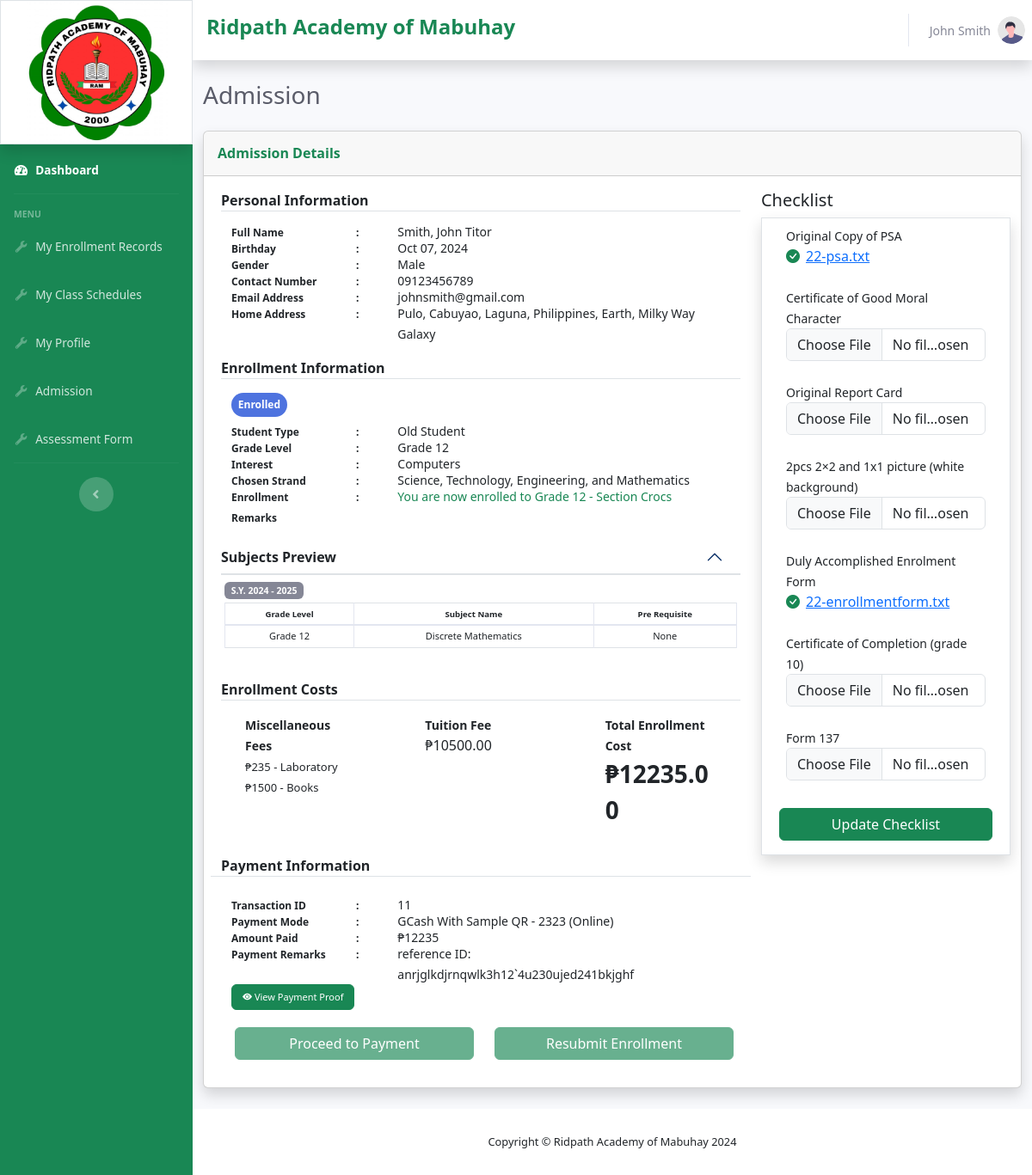
Page /student/admission.php (signed in) on the earlier database version.
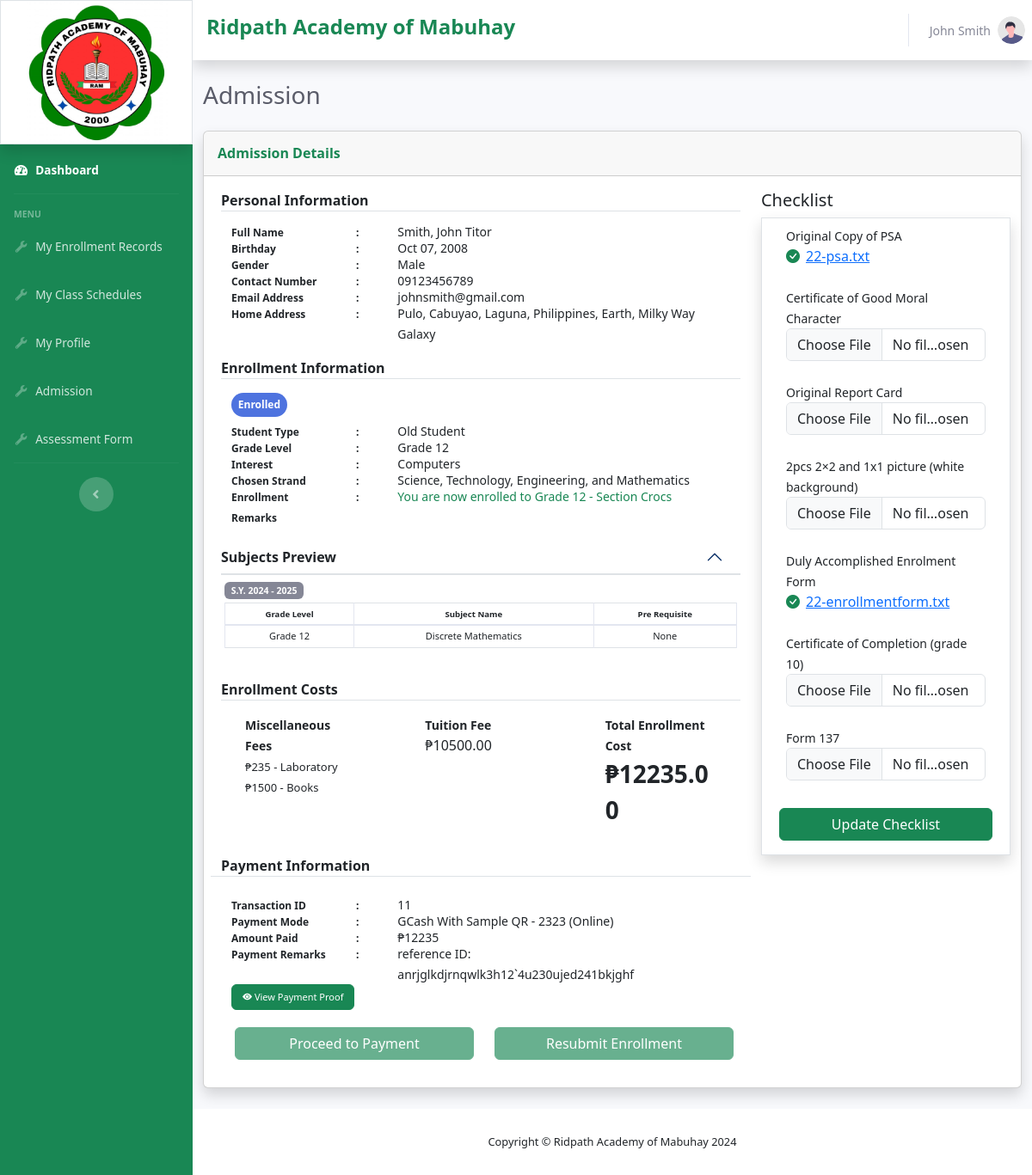
Same page on the later database version.
### tables this page shows
CREATE TABLE `students` (
  `tempID` int(254) NOT NULL,
  `firstname` varchar(100) NOT NULL,
  `middlename` varchar(100) NOT NULL,
  `lastname` varchar(100) NOT NULL,
  `birthday` varchar(20) NOT NULL,
  `gender` varchar(10) NOT NULL,
  `address` varchar(500) NOT NULL,
  `email` varchar(100) NOT NULL,
  `contactnumber` varchar(100) NOT NULL,
  `studentnumber` varchar(100) NOT NULL,
  `password` varchar(254) NOT NULL,
  `userRole` int(10) NOT NULL,
  `isassignedtosection` int(2) NOT NULL DEFAULT 0,
  `isactive` varchar(10) NOT NULL,
  `profileimgurl` varchar(400) NOT NULL
);

CREATE TABLE `enrollmentstatus` (
  `statusID` int(254) NOT NULL,
  `statusname` varchar(254) NOT NULL
);

CREATE TABLE `studenttype` (
  `studentTypeID` int(10) NOT NULL,
  `studenttypedescription` varchar(200) NOT NULL
);

CREATE TABLE `enrollmentrecords` (
  `enrollmentID` int(254) NOT NULL,
  `studentID` int(254) NOT NULL,
  `strandID` int(254) NOT NULL,
  `enrollmentStatusID` int(254) NOT NULL,
  `studentTypeID` int(10) NOT NULL,
  `schoolYearID` int(254) NOT NULL,
  `transactionID` int(254) NOT NULL,
  `gradelevel` varchar(5) NOT NULL,
  `interest` varchar(254) NOT NULL,
  `enrollmentremarks` varchar(500) NOT NULL
);

CREATE TABLE `strands` (
  `strandID` int(254) NOT NULL,
  `strandname` varchar(254) NOT NULL,
  `abbreviation` varchar(254) NOT NULL,
  `isactive` varchar(10) NOT NULL
);

CREATE TABLE `tuitionfees` (
  `tuitionID` int(254) NOT NULL,
  `strandID` int(254) NOT NULL,
  `amount` int(254) NOT NULL
);

### student/admission.php (the view, shortened to what the changed rows need)
<?php
require '../shared/header_student.php';
$tempid = $_SESSION['user_id'];
$fetchQuery = "SELECT * FROM students ST
LEFT JOIN enrollmentrecords ER ON ST.tempID = ER.studentID
LEFT JOIN enrollmentstatus ES ON ER.enrollmentStatusID = ES.statusID
LEFT JOIN strands SD ON SD.strandID = ER.strandID
LEFT JOIN tuitionfees TF ON TF.strandID = SD.strandID
LEFT JOIN studenttype SP ON ER.studentTypeID = SP.studentTypeID
WHERE ST.tempID = '$tempid'";
$fetchedData = mysqli_query($conn, $fetchQuery);
$DataArray = mysqli_fetch_assoc($fetchedData);
$firstname = $DataArray['firstname'];
$middlename = $DataArray['middlename'];
$lastname = $DataArray['lastname'];
$email = $DataArray['email'];
$contactnumber = $DataArray['contactnumber'];
$strandname = $DataArray['strandname'];
$tuitionfee = $DataArray['amount'];
$enrollmentstatus = ($DataArray['statusname'] != null) ? $DataArray['statusname'] : "Not Enrolled";
$studenttype = $DataArray['studenttypedescription'];
$interest = $DataArray['interest'];
$gradelevel = $DataArray['gradelevel'];
$gender = $DataArray['gender'];
$birthday = date('M d, Y', strtotime($DataArray['birthday']));
$address = ($DataArray['address'] != null ) ? $DataArray['address']  : 'Not yet defined';
$enrollmentremarks = $DataArray['enrollmentremarks'];
$hide = '';
?>
<div class="container-fluid">
    <div class="d-sm-flex align-items-center justify-content-between mb-4">
        <h1 class="h3 mb-0 text-gray-800">Admission</h1>
    </div>
    <div class="row">
            <div class="col-xl-12 col-lg-12">
                <div class="card shadow mb-4">
                    <div class="row">
                        <div class="card-body">
                                <div class="row w-100 mx-1 bg-white"  <?php echo $hide; ?>>
                                    <div class="col-8">
                                        <div class="container-fluid mb-1">
                                            <div class="row w-100" style="margin-top: -5px;">
                                                <div class="col-8">
                                                    <small><?php echo $lastname.', '.$firstname.' '.$middlename; ?></small>
                                                </div>
                                            </div>
                                            <div class="row w-100" style="margin-top: -5px;">
                                                <div class="col-8">
                                                <small><?php echo $birthday; ?></small>
                                                </div>
                                            </div>
                                            <div class="row w-100" style="margin-top: -5px;">
                                                <div class="col-8">
                                                <small><?php echo $gender; ?></small>
                                                </div>
                                            </div>
                                            <div class="row w-100" style="margin-top: -5px;">
                                                <div class="col-8">
                                                <small><?php echo $contactnumber; ?></small>
                                                </div>
                                            </div>
                                            <div class="row w-100" style="margin-top: -5px;">
                                                <div class="col-8">
                                                    <small><?php echo $email; ?></small>
                                                </div>
                                            </div>
                                            <div class="row w-100" style="margin-top: -5px;">
                                                <div class="col-8">
                                                <small><?php echo $address; ?></small>
                                                </div>
                                            </div>
                                        </div>
                                        <div class="container mb-1">
                                            <div class="row w-100">
                                                <div class="col">
                                                    <span class="badge badge-primary py-0" style="border-radius: 15px;"><p class="fw-bold text-white text-center my-2"><?php echo $enrollmentstatus; ?></p></span>
                                                </div>
                                            </div>
                                            <div class="row w-100 mt-1">
                                                <div class="col-8">
                                                    <small><?php echo $studenttype; ?></small>
                                                </div>
                                            </div>
                                            <div class="row w-100" style="margin-top: -5px;">
                                                <div class="col-8">
                                                    <small><?php echo 'Grade '.$gradelevel; ?></small>
                                                </div>
                                            </div>
                                            <div class="row w-100" style="margin-top: -5px;">
                                                <div class="col-8">
                                                    <small><?php echo $interest; ?></small>
                                                </div>
                                            </div>
                                            <div class="row w-100" style="margin-top: -5px;">
                                                <div class="col-8">
                                                    <small><?php echo $strandname; ?></small>
                                                </div>
                                            </div>
                                            <div class="row w-100" style="margin-top: -5px;">
                                                <div class="col-8">
                                                    <small class="text-success"><?php echo $enrollmentremarks; ?></small>
                                                </div>
                                            </div>
                                        </div>
                                        <div class="row mt-3">
                                            <div class="col">
                                                <div class="accordion accordion-flush" id="accordionPanel">
                                                    <div class="accordion-item">
                                                        <div id="accordionCollapsePanel" class="accordion-collapse collapse show" aria-labelledby="panelsStayOpen-headingOne">
                                                            <div class="accordion-body p-1">
                                                                <div class="row mt-1">
                                                                    <div class="col">
                                                                        <table class="table table-hover table-bordered table-sm w-100" id="table">
                                                                            <thead>
                                                                                <tr>
                                                                                    <th scope="col" class="text-center" id="admission-subjects-text"><small class="fw-bold">Grade Level</small></th>
                                                                                    <th scope="col" class="text-center" id="admission-subjects-text"><small class="fw-bold">Subject Name</small></th>
                                                                                    <th scope="col" class="text-center" id="admission-subjects-text"><small class="fw-bold">Pre Requisite</small></th>
                                                                                </tr>
                                                                            </thead>
                                                                        </table>
                                                                    </div>
                                                                </div>
                                                            </div>
                                                        </div>
                                                    </div>
                                                </div>
                                            </div>
                                        </div>
                                        <div class="row">
                                            <div class="col-4">
                                                <div class="container">
                                                    <div class="row mx-1">
                                                        <div class="col">
                                                            <p>₱<span id="tuitionfeetext"><?php echo $tuitionfee; ?>.00</span></p>
                                                        </div>
                                                    </div>
                                                </div>
                                            </div>
                                        </div>
                                    </div>
                                </div>
                        </div>
                </div>
            </div>
    </div>
    <?php
    require '../shared/footer.php';
    ?>

Differences in the rows shown:
changed students "Smith": birthday "Oct 07, 2024" → "Oct 07, 2008"
